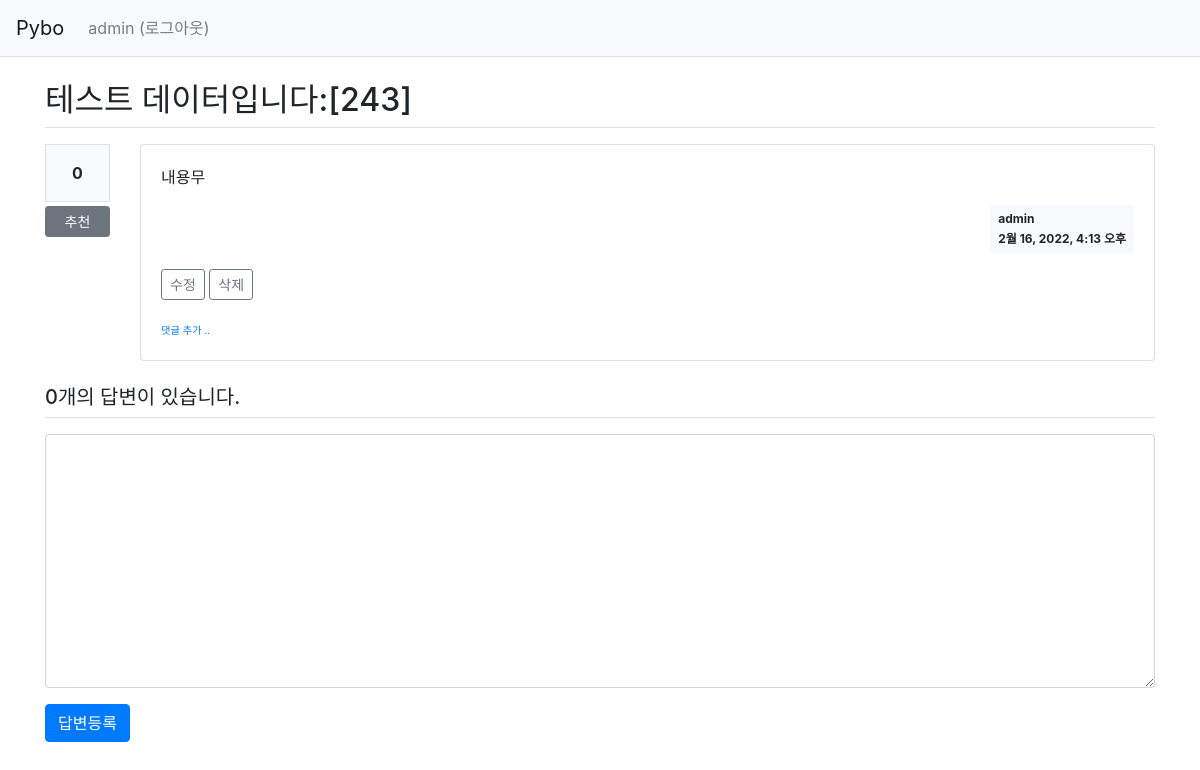
Before: /pybo/answer/create/248/ (signed in) with the older database file.
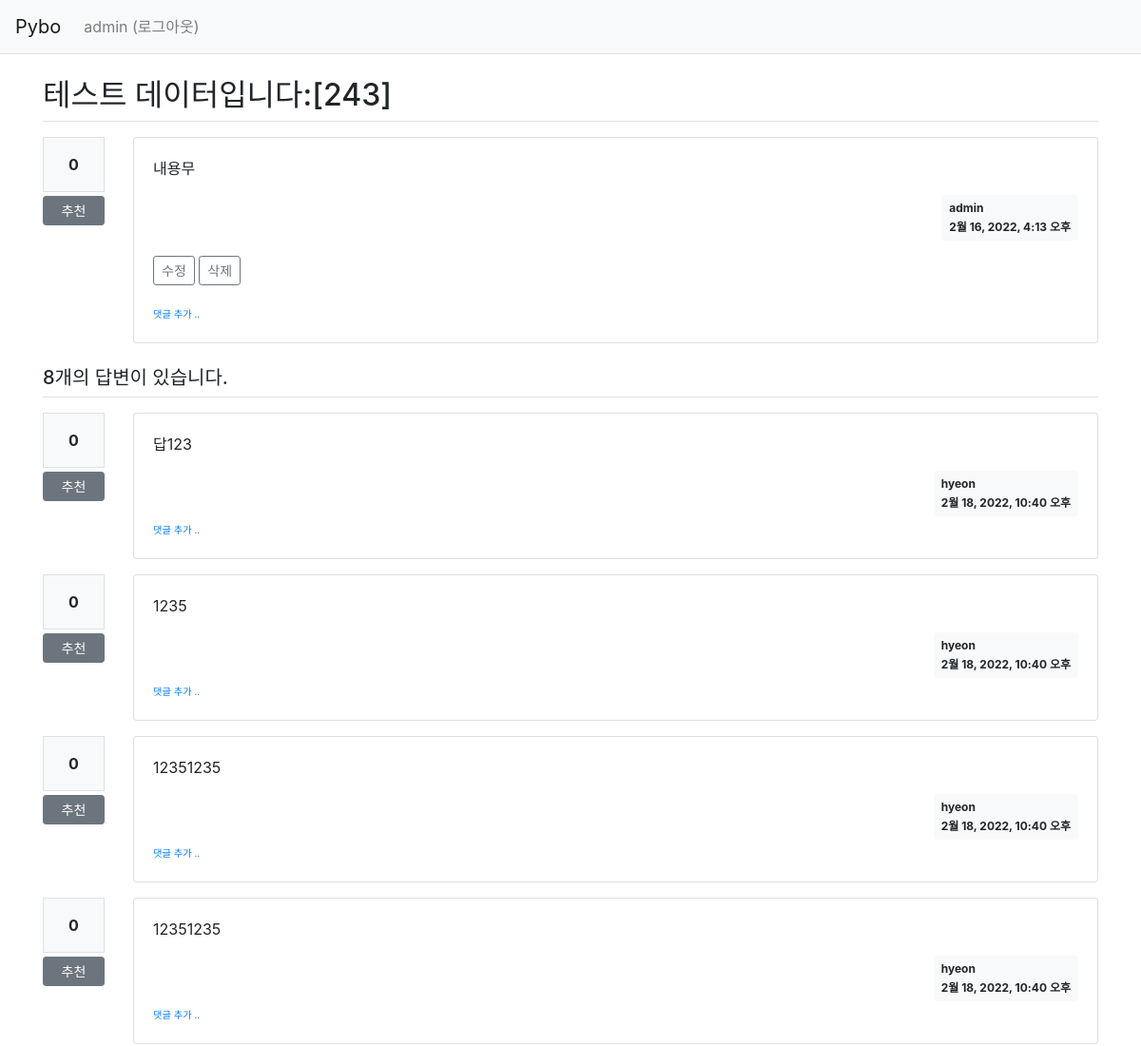
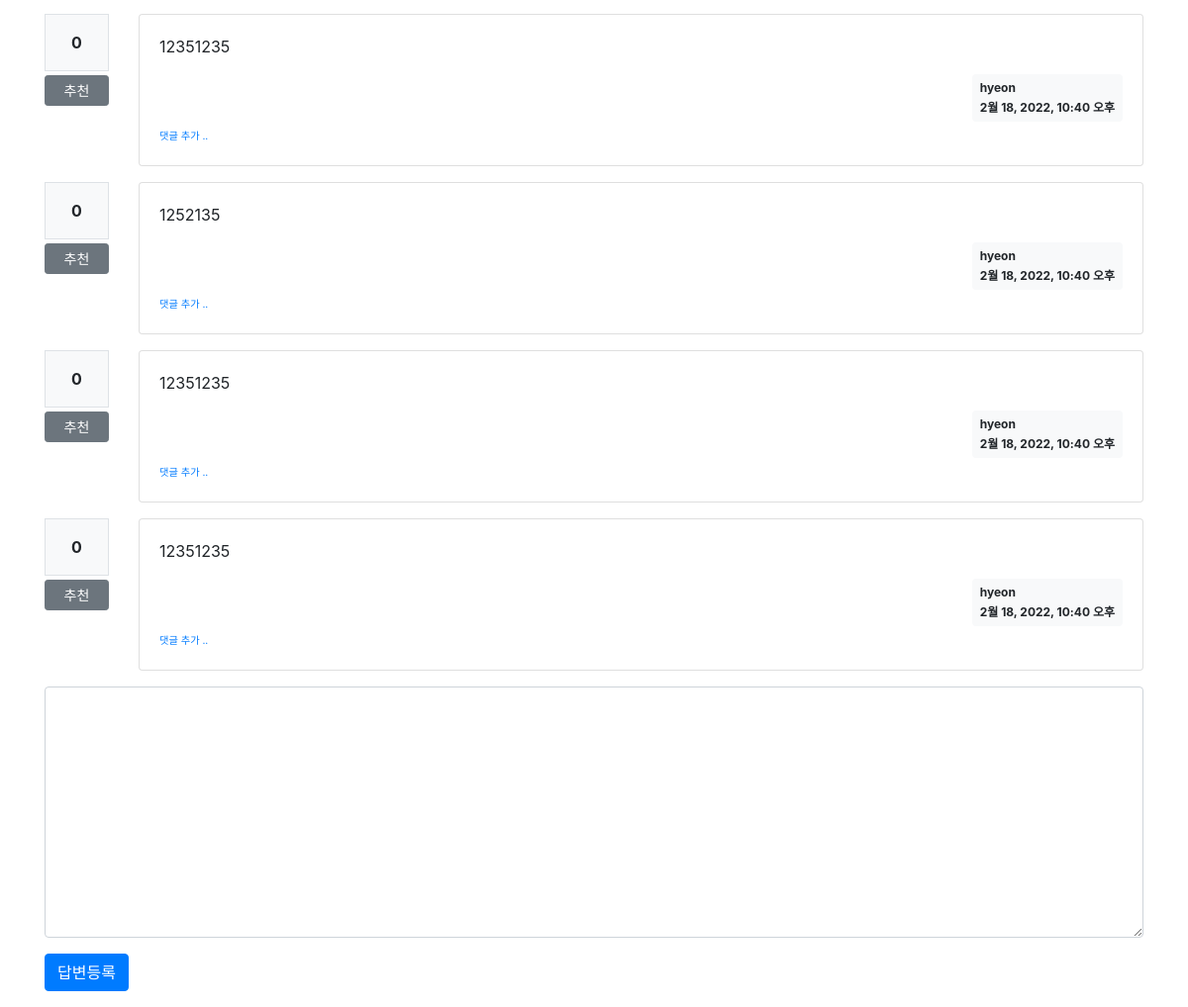
After: the same page with the newer database file (2 pictures, top to bottom).
### pybo/models.py (models this page shows, shortened)
class Question(models.Model):
    subject = models.CharField(max_length=200)
    content = models.TextField()
    create_date = models.DateTimeField()
    author = models.ForeignKey(User, on_delete=models.CASCADE, related_name='author_question')
    modify_date = models.DateTimeField(null=True, blank=True)
    voter = models.ManyToManyField(User, related_name='voter_question')  # 추천인 추가

class Answer(models.Model):
    question = models.ForeignKey(Question, on_delete=models.CASCADE)
    content = models.TextField()
    create_date = models.DateTimeField()
    author = models.ForeignKey(User, on_delete=models.CASCADE, related_name='author_answer')
    modify_date = models.DateTimeField(null=True, blank=True)
    voter = models.ManyToManyField(User, related_name='voter_answer') # 추천인 추가

### pybo/views/answer_views.py (the view)
@login_required(login_url='common:login')
def answer_create(request, question_id):
    question = get_object_or_404(Question, pk=question_id)
    if request.method == "POST":
        form = AnswerForm(request.POST)
        if form.is_valid():
            answer = form.save(commit=False)
            answer.author = request.user  # author 속성에 로그인 계정 저장
            answer.create_date = timezone.now()
            answer.question = question
            answer.save()
            return redirect('{}#answer_{}'.format(
                resolve_url('pybo:detail', question_id=question.id), answer.id))
    else:
        form = AnswerForm()
    context = {'question': question, 'form': form}
    return render(request, 'pybo/question_detail.html', context)

### pybo/forms.py
class AnswerForm(forms.ModelForm):
    class Meta:
        model = Answer
        fields = ['content']
        labels = {
            'content': '답변내용',
        }

### pybo/templatetags/pybo_filter.py (called while the page is built)
@register.filter()
def mark(value):
    extensions = ["nl2br", "fenced_code"]
    return mark_safe(markdown.markdown(value, extensions=extensions))

### templates/pybo/question_detail.html (shortened to what this page needs)
{% extends 'base.html' %}
{% load pybo_filter %}
{% block content %}
<div class="container my-3">
    <h2 class="border-bottom py-2">{{ question.subject }}</h2>
    <div class="row my-3">
        <div class="col-1">
            <div class="bg-light text-center p-3 border font-weight-bolder mb-1">{{question.voter.count}}</div>
            <a href="#" data-uri="{% url 'pybo:vote_question' question.id  %}"
               class="recommend btn btn-sm btn-secondary btn-block my-1">추천</a>
        </div>
        <div class="col-11">
            <div class="card">
                <div class="card-body">
                    <div class="card-text" style="white-space: pre-line;">{{ question.content|mark }}</div>
                    <div class="d-flex justify-content-end">
                        <div class="badge badge-light p-2 text-left">
                            <div class="mb-2">{{ question.author.username }}</div>
                            <div>{{ question.create_date }}</div>
                        </div>
                    </div>
                    {% if request.user == question.author %}
                    <div class="my-3">
                        <a href="{% url 'pybo:question_modify' question.id  %}"
                           class="btn btn-sm btn-outline-secondary">수정</a>
                        <a href="#" class="delete btn btn-sm btn-outline-secondary"
                           data-uri="{% url 'pybo:question_delete' question.id  %}">삭제</a>
                    </div>
                    {% endif %}
                    <div>
                        <a href="{% url 'pybo:comment_create_question' question.id  %}"
                           class="small"><small>댓글 추가 ..</small></a>
                    </div>
                </div>
            </div>
        </div>
    </div>
    <h5 class="border-bottom my-3 py-2">{{question.answer_set.count}}개의 답변이 있습니다.</h5>
    {% for answer in question.answer_set.all %}
    <div class="row my-3">
        <div class="col-1">
            <div class="bg-light text-center p-3 border font-weight-bolder mb-1">{{answer.voter.count}}</div>
            <a href="#" data-uri="{% url 'pybo:vote_answer' answer.id  %}"
                class="recommend btn btn-sm btn-secondary btn-block my-1">추천</a>
        </div>
        <div class="col-11">
            <div class="card">
                <div class="card-body">
                    <div class="card-text" style="white-space: pre-line;">{{ answer.content|mark }}</div>
                    <div class="d-flex justify-content-end">
                        <div class="badge badge-light p-2 text-left">
                            <div class="mb-2">{{ answer.author.username }}</div>
                            <div>{{ answer.create_date }}</div>
                        </div>
                    </div>
                    <div>
                        <a href="{% url 'pybo:comment_create_answer' answer.id  %}"
                           class="small"><small>댓글 추가 ..</small></a>
                    </div>
                </div>
            </div>
        </div>
    </div>
    {% endfor %}
    <form action="{% url 'pybo:answer_create' question.id %}" method="post" class="my-3">
        <div class="form-group">
            <textarea {% if not user.is_authenticated %}disabled{% endif %}
              name="content" id="content" class="form-control" rows="10"></textarea>
        </div>
        <input type="submit" value="답변등록" class="btn btn-primary">
    </form>
</div>
{% endblock %}

Changed rows visible on the page:
computed for Question "테스트 데이터입니다:[243]": answer_set.count "0" → "8"
added Answer: voter.count "0", content|mark "답123", author.username "hyeon", create_date "2월 18, 2022, 10:40 오후"
added Answer: voter.count "0", content|mark "1235", author.username "hyeon", create_date "2월 18, 2022, 10:40 오후"
added Answer: voter.count "0", content|mark "12351235", author.username "hyeon", create_date "2월 18, 2022, 10:40 오후"
added Answer: voter.count "0", content|mark "12351235", author.username "hyeon", create_date "2월 18, 2022, 10:40 오후"
added Answer: voter.count "0", content|mark "12351235", author.username "hyeon", create_date "2월 18, 2022, 10:40 오후"
added Answer: voter.count "0", content|mark "1252135", author.username "hyeon", create_date "2월 18, 2022, 10:40 오후"
added Answer: voter.count "0", content|mark "12351235", author.username "hyeon", create_date "2월 18, 2022, 10:40 오후"
added Answer: voter.count "0", content|mark "12351235", author.username "hyeon", create_date "2월 18, 2022, 10:40 오후"
